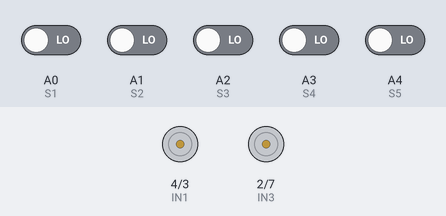
Simulated run of this sketch. Board: Arduino Uno, built with avr-gcc and run on an emulated ATmega328P. Shown: motor-driver pin pairs drawn as motors (green arrow = first pin HIGH = forward, orange = second pin HIGH = backward, longer = more drive, scaled by the enable pin). Inputs (shaded band) come from the test bench; at power-on: A0 (S1), A1 (S2), A2 (S3), A3 (S4), A4 (S5) LOW.

Above: at 1.2 s.
1.3 s: A0 (S1) driven HIGH
At 2.5 s:
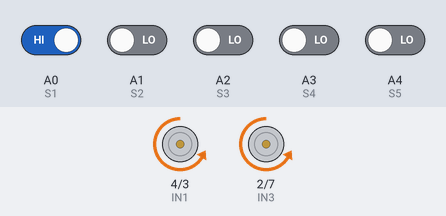
2.8 s: A2 (S3) driven HIGH
At 3.8 s:
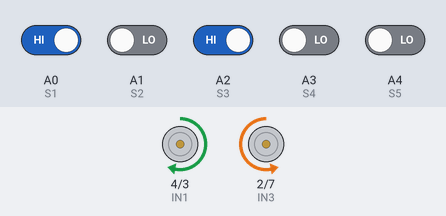
4.3 s: A2 (S3) driven LOW
At 5.0 s:
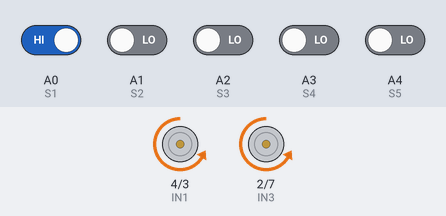
5.8 s: A0 (S1) driven LOW
At 6.1 s:
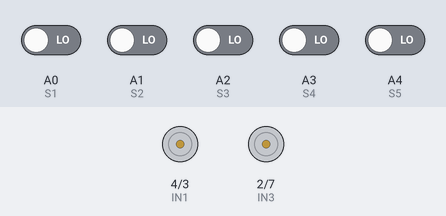
7.3 s: A1 (S2) driven HIGH
At 8.4 s:
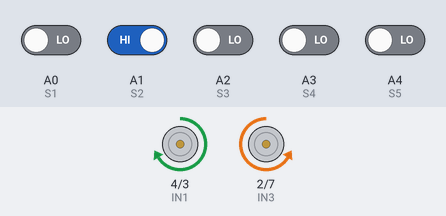
8.8 s: A1 (S2) driven LOW
At 9.6 s:
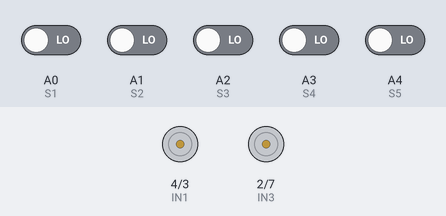
Timing chart, 0 to 11.3 s (numbered marks = the images above; inputs shaded):
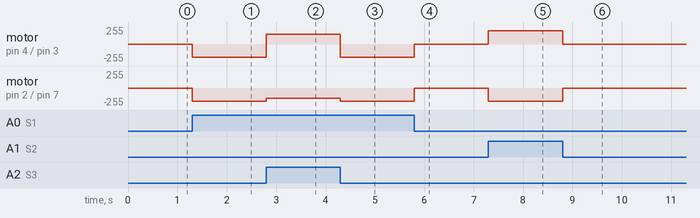

The sketch:

LfR.ino
```cpp
// Motor Driver Pins
const int ENA = 5;
const int IN1 = 4;
const int IN2 = 3;
const int IN3 = 2;
const int IN4 = 7;
const int ENB = 6;

// 5-Channel IR Sensor Pins
const int S1 = A0; // Far Left
const int S2 = A1; // Mid Left
const int S3 = A2; // Center
const int S4 = A3; // Mid Right
const int S5 = A4; // Far Right

// Base Speed Settings (PWM values: 0 to 255)
const int baseSpeed = 150;
const int turnSpeedFast = 200;
const int turnSpeedSlow = 50;

void setup() {
  // Initialize Motor Control Pins
  pinMode(ENA, OUTPUT);
  pinMode(ENB, OUTPUT);
  pinMode(IN1, OUTPUT);
  pinMode(IN2, OUTPUT);
  pinMode(IN3, OUTPUT);
  pinMode(IN4, OUTPUT);

  // Initialize Sensor Pins
  pinMode(S1, INPUT);
  pinMode(S2, INPUT);
  pinMode(S3, INPUT);
  pinMode(S4, INPUT);
  pinMode(S5, INPUT);
}

void loop() {
  // Read digital state of sensors (assuming Black line gives HIGH, White gives LOW)
  // If your sensor logic is inverted, flip HIGH and LOW in the conditions below.
  int s1_val = digitalRead(S1);
  int s2_val = digitalRead(S2);
  int s3_val = digitalRead(S3);
  int s4_val = digitalRead(S4);
  int s5_val = digitalRead(S5);

  // Case 1: Center sensor is on line -> Move Straight
  if ((s3_val == HIGH) && (s2_val == LOW) && (s4_val == LOW)) {
    moveForward(baseSpeed, baseSpeed);
  }

  // Case 2: Slight Right Turn Needed (Line is under Mid Left Sensor)
  else if ((s2_val == HIGH) && (s1_val == LOW)) {
    moveForward(turnSpeedSlow, turnSpeedFast); // Slow down left motor, speed up right
  }

  // Case 3: Sharp Right Turn Needed (Line is under Far Left Sensor)
  else if (s1_val == HIGH) {
    spinLeft(turnSpeedFast); // Spin chassis in place to recover the line
  }

  // Case 4: Slight Left Turn Needed (Line is under Mid Right Sensor)
  else if ((s4_val == HIGH) && (s5_val == LOW)) {
    moveForward(turnSpeedFast, turnSpeedSlow); // Speed up left motor, slow down right
  }

  // Case 5: Sharp Left Turn Needed (Line is under Far Right Sensor)
  else if (s5_val == HIGH) {
    spinRight(turnSpeedFast); // Spin chassis in place to recover the line
  }

  // Case 6: Out of bounds / Intersection logic
  else if (s1_val == LOW && s2_val == LOW && s3_val == LOW && s4_val == LOW && s5_val == LOW) {
    // Optional: Stop or maintain last state if track is lost
    stopMotors();
  }
}

// Helper Functions for Motion Control
void moveForward(int speedLeft, int speedRight) {
  analogWrite(ENA, speedLeft);
  analogWrite(ENB, speedRight);

  digitalWrite(IN1, HIGH);
  digitalWrite(IN2, LOW);
  digitalWrite(IN3, LOW);
  digitalWrite(IN4, HIGH);
}

void spinLeft(int speed) {
  analogWrite(ENA, speed);
  analogWrite(ENB, speed);

  digitalWrite(IN1, LOW);
  digitalWrite(IN2, HIGH); // Reverse left motor
  digitalWrite(IN3, LOW);
  digitalWrite(IN4, HIGH); // Forward right motor
}

void spinRight(int speed) {
  analogWrite(ENA, speed);
  analogWrite(ENB, speed);

  digitalWrite(IN1, HIGH);
  digitalWrite(IN2, LOW);  // Forward left motor
  digitalWrite(IN3, HIGH); // Reverse right motor
  digitalWrite(IN4, LOW);
}

void stopMotors() {
  analogWrite(ENA, 0);
  analogWrite(ENB, 0);
}
```

Measured:
- after the input at 1.3 s, motor on pin 4 (IN1) / pin 3 (IN2), motor on pin 2 (IN3) / pin 7 (IN4): stopped → backward 200/255 at once
- after the input at 2.8 s, motor on pin 4 (IN1) / pin 3 (IN2): backward 200/255 → forward 150/255 at once; motor on pin 2 (IN3) / pin 7 (IN4): backward 200/255 → backward 150/255 at once
- after the input at 4.3 s, motor on pin 4 (IN1) / pin 3 (IN2): forward 150/255 → backward 200/255 at once; motor on pin 2 (IN3) / pin 7 (IN4): backward 150/255 → backward 200/255 at once
- after the input at 5.8 s, motor on pin 4 (IN1) / pin 3 (IN2), motor on pin 2 (IN3) / pin 7 (IN4): backward 200/255 → stopped at once
- after the input at 7.3 s, motor on pin 4 (IN1) / pin 3 (IN2): stopped → forward 200/255 at once; motor on pin 2 (IN3) / pin 7 (IN4): stopped → backward 200/255 at once
- after the input at 8.8 s, motor on pin 4 (IN1) / pin 3 (IN2): forward 200/255 → stopped at once; motor on pin 2 (IN3) / pin 7 (IN4): backward 200/255 → stopped at once
